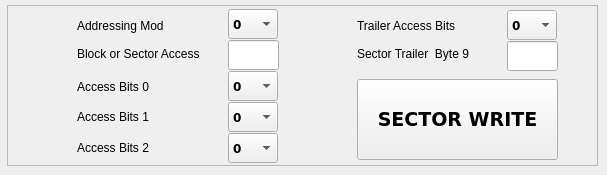
   <widget class="QWidget" name="tbSectorTrailerWrite">
    <attribute name="title">
     <string>SectorTrailer Write</string>
    </attribute>
    <widget class="QFrame" name="fmContainer">
     <property name="geometry">
      <rect>
       <x>7</x>
       <y>5</y>
       <width>591</width>
       <height>161</height>
      </rect>
     </property>
     <property name="frameShape">
      <enum>QFrame::StyledPanel</enum>
     </property>
     <property name="frameShadow">
      <enum>QFrame::Raised</enum>
     </property>
     <widget class="QLabel" name="lblAddressMode">
      <property name="geometry">
       <rect>
        <x>70</x>
        <y>13</y>
        <width>101</width>
        <height>16</height>
       </rect>
      </property>
      <property name="text">
       <string>Addressing Mod</string>
      </property>
      <property name="textFormat">
       <enum>Qt::AutoText</enum>
      </property>
     </widget>
     <widget class="QLabel" name="lblAccessBits0">
      <property name="geometry">
       <rect>
        <x>70</x>
        <y>74</y>
        <width>141</width>
        <height>16</height>
       </rect>
      </property>
      <property name="text">
       <string>Access Bits 0</string>
      </property>
      <property name="textFormat">
       <enum>Qt::AutoText</enum>
      </property>
     </widget>
     <widget class="QLabel" name="lblBlockorSectorAccess">
      <property name="geometry">
       <rect>
        <x>70</x>
        <y>41</y>
        <width>141</width>
        <height>16</height>
       </rect>
      </property>
      <property name="text">
       <string>Block or Sector Access</string>
      </property>
      <property name="textFormat">
       <enum>Qt::AutoText</enum>
      </property>
     </widget>
     <widget class="QPushButton" name="btnSectorTrailerWrite">
      <property name="geometry">
       <rect>
        <x>350</x>
        <y>74</y>
        <width>201</width>
        <height>81</height>
       </rect>
      </property>
      <property name="font">
       <font>
        <family>Verdana</family>
        <pointsize>14</pointsize>
        <weight>75</weight>
        <bold>true</bold>
       </font>
      </property>
      <property name="text">
       <string>SECTOR WRITE</string>
      </property>
     </widget>
     <widget class="QComboBox" name="cboAccessBits0">
      <property name="geometry">
       <rect>
        <x>221</x>
        <y>66</y>
        <width>50</width>
        <height>30</height>
       </rect>
      </property>
      <property name="font">
       <font>
        <family>Verdana</family>
        <weight>75</weight>
        <bold>true</bold>
       </font>
      </property>
      <item>
       <property name="text">
        <string>0</string>
       </property>
      </item>
      <item>
       <property name="text">
        <string>1</string>
       </property>
      </item>
      <item>
       <property name="text">
        <string>2</string>
       </property>
      </item>
      <item>
       <property name="text">
        <string>3</string>
       </property>
      </item>
      <item>
       <property name="text">
        <string>4</string>
       </property>
      </item>
      <item>
       <property name="text">
        <string>5</string>
       </property>
      </item>
      <item>
       <property name="text">
        <string>6</string>
       </property>
      </item>
      <item>
       <property name="text">
        <string>7</string>
       </property>
      </item>
     </widget>
     <widget class="QComboBox" name="cboAddressingMode">
      <property name="geometry">
       <rect>
        <x>221</x>
        <y>4</y>
        <width>50</width>
        <height>30</height>
       </rect>
      </property>
      <property name="font">
       <font>
        <family>Verdana</family>
        <weight>75</weight>
        <bold>true</bold>
       </font>
      </property>
      <item>
       <property name="text">
        <string>0</string>
       </property>
      </item>
      <item>
       <property name="text">
        <string>1</string>
       </property>
      </item>
     </widget>
     <widget class="QLineEdit" name="txtBlockOrSectorAddress">
      <property name="geometry">
       <rect>
        <x>221</x>
        <y>35</y>
        <width>51</width>
        <height>30</height>
       </rect>
      </property>
      <property name="font">
       <font>
        <pointsize>12</pointsize>
        <weight>75</weight>
        <bold>true</bold>
       </font>
      </property>
      <property name="alignment">
       <set>Qt::AlignCenter</set>
      </property>
     </widget>
     <widget class="QLabel" name="lblTrailerAccessBits">
      <property name="geometry">
       <rect>
        <x>350</x>
        <y>13</y>
        <width>101</width>
        <height>16</height>
       </rect>
      </property>
      <property name="text">
       <string>Trailer Access Bits</string>
      </property>
      <property name="textFormat">
       <enum>Qt::AutoText</enum>
      </property>
     </widget>
     <widget class="QComboBox" name="cboTrailerAccessBits">
      <property name="geometry">
       <rect>
        <x>500</x>
        <y>5</y>
        <width>50</width>
        <height>30</height>
       </rect>
      </property>
      <property name="font">
       <font>
        <family>Verdana</family>
        <weight>75</weight>
        <bold>true</bold>
       </font>
      </property>
      <item>
       <property name="text">
        <string>0</string>
       </property>
      </item>
      <item>
       <property name="text">
        <string>1</string>
       </property>
      </item>
      <item>
       <property name="text">
        <string>2</string>
       </property>
      </item>
      <item>
       <property name="text">
        <string>3</string>
       </property>
      </item>
      <item>
       <property name="text">
        <string>4</string>
       </property>
      </item>
      <item>
       <property name="text">
        <string>5</string>
       </property>
      </item>
      <item>
       <property name="text">
        <string>6</string>
       </property>
      </item>
      <item>
       <property name="text">
        <string>7</string>
       </property>
      </item>
     </widget>
     <widget class="QLabel" name="lblAccessBits1">
      <property name="geometry">
       <rect>
        <x>70</x>
        <y>104</y>
        <width>101</width>
        <height>16</height>
       </rect>
      </property>
      <property name="text">
       <string>Access Bits 1</string>
      </property>
      <property name="textFormat">
       <enum>Qt::AutoText</enum>
      </property>
     </widget>
     <widget class="QComboBox" name="cboAccessBits1">
      <property name="geometry">
       <rect>
        <x>221</x>
        <y>97</y>
        <width>50</width>
        <height>30</height>
       </rect>
      </property>
      <property name="font">
       <font>
        <family>Verdana</family>
        <weight>75</weight>
        <bold>true</bold>
       </font>
      </property>
      <item>
       <property name="text">
        <string>0</string>
       </property>
      </item>
      <item>
       <property name="text">
        <string>1</string>
       </property>
      </item>
      <item>
       <property name="text">
        <string>2</string>
       </property>
      </item>
      <item>
       <property name="text">
        <string>3</string>
       </property>
      </item>
      <item>
       <property name="text">
        <string>4</string>
       </property>
      </item>
      <item>
       <property name="text">
        <string>5</string>
       </property>
      </item>
      <item>
       <property name="text">
        <string>6</string>
       </property>
      </item>
      <item>
       <property name="text">
        <string>7</string>
       </property>
      </item>
     </widget>
     <widget class="QComboBox" name="cboAccessBits2">
      <property name="geometry">
       <rect>
        <x>221</x>
        <y>128</y>
        <width>50</width>
        <height>30</height>
       </rect>
      </property>
      <property name="font">
       <font>
        <family>Verdana</family>
        <weight>75</weight>
        <bold>true</bold>
       </font>
      </property>
      <item>
       <property name="text">
        <string>0</string>
       </property>
      </item>
      <item>
       <property name="text">
        <string>1</string>
       </property>
      </item>
      <item>
       <property name="text">
        <string>2</string>
       </property>
      </item>
      <item>
       <property name="text">
        <string>3</string>
       </property>
      </item>
      <item>
       <property name="text">
        <string>4</string>
       </property>
      </item>
      <item>
       <property name="text">
        <string>5</string>
       </property>
      </item>
      <item>
       <property name="text">
        <string>6</string>
       </property>
      </item>
      <item>
       <property name="text">
        <string>7</string>
       </property>
      </item>
     </widget>
     <widget class="QLabel" name="lblAccessBits2">
      <property name="geometry">
       <rect>
        <x>70</x>
        <y>135</y>
        <width>141</width>
        <height>16</height>
       </rect>
      </property>
      <property name="text">
       <string>Access Bits 2</string>
      </property>
      <property name="textFormat">
       <enum>Qt::AutoText</enum>
      </property>
     </widget>
     <widget class="QLineEdit" name="txtSectorTrailerByte9">
      <property name="geometry">
       <rect>
        <x>500</x>
        <y>36</y>
        <width>51</width>
        <height>30</height>
       </rect>
      </property>
      <property name="font">
       <font>
        <pointsize>12</pointsize>
        <weight>75</weight>
        <bold>true</bold>
       </font>
      </property>
      <property name="alignment">
       <set>Qt::AlignCenter</set>
      </property>
     </widget>
     <widget class="QLabel" name="lblSectorTrailerByte9">
      <property name="geometry">
       <rect>
        <x>350</x>
        <y>41</y>
        <width>141</width>
        <height>16</height>
       </rect>
      </property>
      <property name="text">
       <string>Sector Trailer  Byte 9</string>
      </property>
      <property name="textFormat">
       <enum>Qt::AutoText</enum>
      </property>
     </widget>
    </widget>
   </widget>
